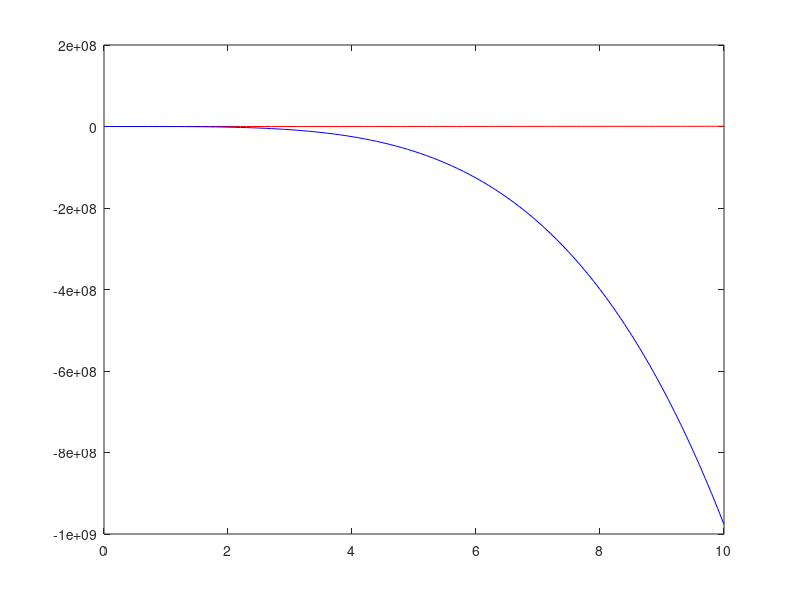

Here is the MATLAB script that generated this plot:
m = 1;
r0 = 1;
p0 = 1000;
p1 = 10;
k=10;


x= 0:0.1:10;
r2 = r0 + (2*pi*r0^2/m)*(p0-p1).*x.^2;
r4 = r0 + (2*pi*r0^2/m)*(p0-p1).*x.^2 - ((pi^2/(3*m^2))*(k+2*p1*r0^3)*(p0-p1)).*x.^4;
plot(x,r2,"-r")
hold on
plot(x,r4,"-b")
